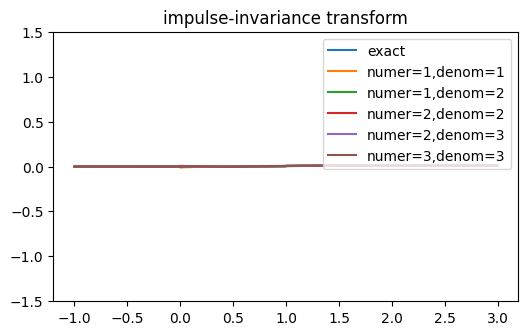

Write the Python code that produced this figure.
import numpy as np
from matplotlib.pyplot import subplots, style, savefig, show

from lcapy import *

H = exp(-s)
Ha11 = H.approximate_exp(ddegree=1)
Ha12 = H.approximate_exp(ddegree=2, ndegree=1)
Ha22 = H.approximate_exp(ddegree=2)
Ha23 = H.approximate_exp(ddegree=3, ndegree=2)
Ha33 = H.approximate_exp(ddegree=3)

tv = np.arange(400) / 400 * 4 - 1

xv = (tv >= 0) * 1

fig, axes = subplots(1, figsize=(6, 3.5))

axes.plot(tv, H.response(xv, tv, method='impulse-invariance'), label='exact')
axes.plot(tv, Ha11.response(xv, tv, method='impulse-invariance'), label='numer=1,denom=1')
axes.plot(tv, Ha12.response(xv, tv, method='impulse-invariance'), label='numer=1,denom=2')
axes.plot(tv, Ha22.response(xv, tv, method='impulse-invariance'), label='numer=2,denom=2')
axes.plot(tv, Ha23.response(xv, tv, method='impulse-invariance'), label='numer=2,denom=3')
axes.plot(tv, Ha33.response(xv, tv, method='impulse-invariance'), label='numer=3,denom=3')
axes.set_ylim(-1.5, 1.5)
axes.legend()
axes.set_title('impulse-invariance transform')

savefig(__file__.replace('.py', '.png'), bbox_inches='tight')
